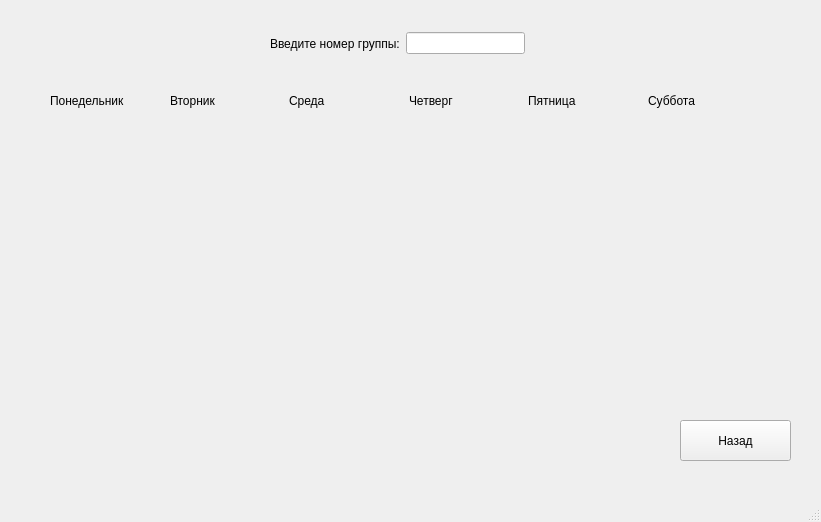
<?xml version="1.0" encoding="UTF-8"?>
<ui version="4.0">
 <class>StudentWindow</class>
 <widget class="QMainWindow" name="StudentWindow">
  <property name="geometry">
   <rect>
    <x>0</x>
    <y>0</y>
    <width>821</width>
    <height>522</height>
   </rect>
  </property>
  <property name="windowTitle">
   <string>Расписание студента</string>
  </property>
  <widget class="QWidget" name="centralwidget">
   <widget class="QPushButton" name="back_from_student_window_button">
    <property name="geometry">
     <rect>
      <x>680</x>
      <y>420</y>
      <width>111</width>
      <height>41</height>
     </rect>
    </property>
    <property name="text">
     <string>Назад</string>
    </property>
   </widget>
   <widget class="QWidget" name="layoutWidget">
    <property name="geometry">
     <rect>
      <x>50</x>
      <y>80</y>
      <width>711</width>
      <height>41</height>
     </rect>
    </property>
    <layout class="QHBoxLayout" name="horizontalLayout">
     <item>
      <widget class="QLabel" name="monday_label">
       <property name="text">
        <string>Понедельник</string>
       </property>
      </widget>
     </item>
     <item>
      <widget class="QLabel" name="tuesday_label">
       <property name="text">
        <string>Вторник</string>
       </property>
      </widget>
     </item>
     <item>
      <widget class="QLabel" name="wednesday_label">
       <property name="text">
        <string>Среда</string>
       </property>
      </widget>
     </item>
     <item>
      <widget class="QLabel" name="thursday_label">
       <property name="text">
        <string>Четверг</string>
       </property>
      </widget>
     </item>
     <item>
      <widget class="QLabel" name="friday_label">
       <property name="text">
        <string>Пятница</string>
       </property>
      </widget>
     </item>
     <item>
      <widget class="QLabel" name="saturday_label">
       <property name="text">
        <string>Суббота</string>
       </property>
      </widget>
     </item>
    </layout>
   </widget>
   <widget class="QWidget" name="">
    <property name="geometry">
     <rect>
      <x>270</x>
      <y>30</y>
      <width>255</width>
      <height>27</height>
     </rect>
    </property>
    <layout class="QHBoxLayout" name="horizontalLayout_2">
     <item>
      <widget class="QLabel" name="input_group_label">
       <property name="text">
        <string>Введите номер группы:</string>
       </property>
      </widget>
     </item>
     <item>
      <widget class="QLineEdit" name="input_group_lineedit"/>
     </item>
    </layout>
   </widget>
  </widget>
  <widget class="QMenuBar" name="menubar">
   <property name="geometry">
    <rect>
     <x>0</x>
     <y>0</y>
     <width>821</width>
     <height>23</height>
    </rect>
   </property>
  </widget>
  <widget class="QStatusBar" name="statusbar"/>
 </widget>
 <resources/>
 <connections/>
</ui>
